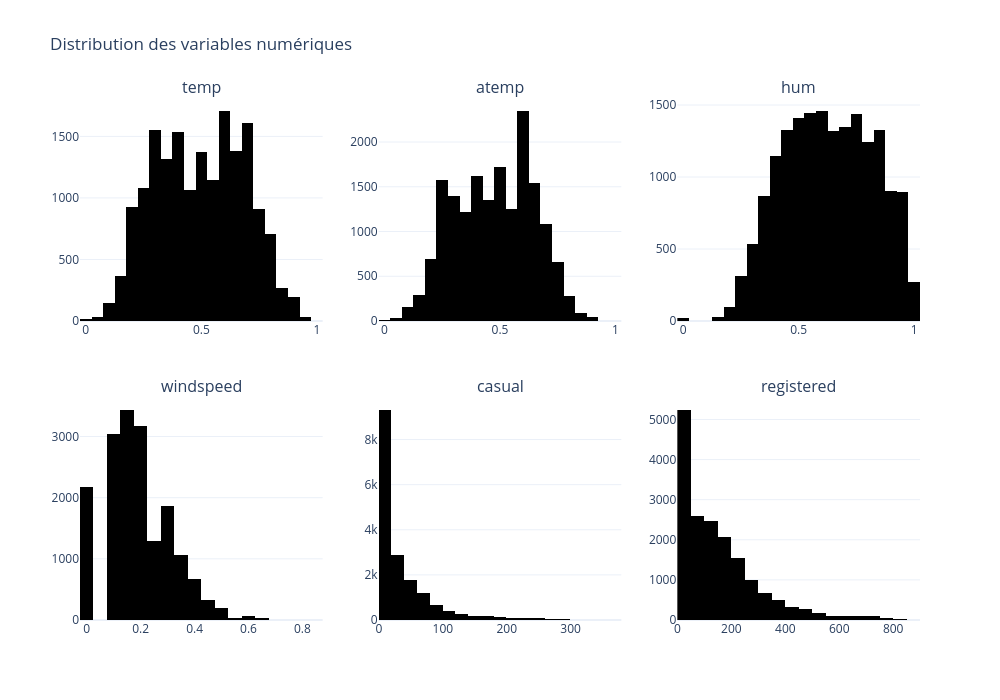

The notebook cell this image was saved under:
### Code cell
# A quoi ressemblent les distributions des variables quantitatives ?
fig = make_subplots(
    rows=2, cols=3, 
    subplot_titles=quanti_cols,
    vertical_spacing=0.15
)
# Histogrammes
for i, col in enumerate(quanti_cols):
    row = i // 3 + 1
    col_idx = i % 3 + 1
    fig.add_trace(
        go.Histogram(x=df[col], name=col, nbinsx=30, marker_color="#000000"),
        row=row, col=col_idx
    )
# Mise à jour du design
fig.update_layout(
    height=700, 
    width=1000, 
    title_text="Distribution des variables numériques",
    showlegend=False,
    template="plotly_white"
)
fig.show()

### Figure 1 — Plotly figure (JSON) as saved in the notebook; plotly's stock layout.template omitted (floating-point values rounded to 4 significant figures; data arrays with more than 128 entries replaced by an {"elided": "..."} marker saying what was removed)
{"data": [{"marker": {"color": "#000000"}, "name": "temp", "nbinsx": 30, "type": "histogram", "x": {"elided": "17379 float values"}, "xaxis": "x", "yaxis": "y"}, {"marker": {"color": "#000000"}, "name": "atemp", "nbinsx": 30, "type": "histogram", "x": {"elided": "17379 float values"}, "xaxis": "x2", "yaxis": "y2"}, {"marker": {"color": "#000000"}, "name": "hum", "nbinsx": 30, "type": "histogram", "x": {"elided": "17379 float values"}, "xaxis": "x3", "yaxis": "y3"}, {"marker": {"color": "#000000"}, "name": "windspeed", "nbinsx": 30, "type": "histogram", "x": {"elided": "17379 float values"}, "xaxis": "x4", "yaxis": "y4"}, {"marker": {"color": "#000000"}, "name": "casual", "nbinsx": 30, "type": "histogram", "x": {"elided": "17379 int values"}, "xaxis": "x5", "yaxis": "y5"}, {"marker": {"color": "#000000"}, "name": "registered", "nbinsx": 30, "type": "histogram", "x": {"elided": "17379 int values"}, "xaxis": "x6", "yaxis": "y6"}], "layout": {"annotations": [{"font": {"size": 16}, "showarrow": false, "text": "temp", "x": 0.1444, "xanchor": "center", "xref": "paper", "y": 1, "yanchor": "bottom", "yref": "paper"}, {"font": {"size": 16}, "showarrow": false, "text": "atemp", "x": 0.5, "xanchor": "center", "xref": "paper", "y": 1, "yanchor": "bottom", "yref": "paper"}, {"font": {"size": 16}, "showarrow": false, "text": "hum", "x": 0.8556, "xanchor": "center", "xref": "paper", "y": 1, "yanchor": "bottom", "yref": "paper"}, {"font": {"size": 16}, "showarrow": false, "text": "windspeed", "x": 0.1444, "xanchor": "center", "xref": "paper", "y": 0.425, "yanchor": "bottom", "yref": "paper"}, {"font": {"size": 16}, "showarrow": false, "text": "casual", "x": 0.5, "xanchor": "center", "xref": "paper", "y": 0.425, "yanchor": "bottom", "yref": "paper"}, {"font": {"size": 16}, "showarrow": false, "text": "registered", "x": 0.8556, "xanchor": "center", "xref": "paper", "y": 0.425, "yanchor": "bottom", "yref": "paper"}], "height": 700, "showlegend": false, "title": {"text": "Distribution des variables numériques"}, "width": 1000, "xaxis": {"anchor": "y", "domain": [0, 0.2889]}, "xaxis2": {"anchor": "y2", "domain": [0.3556, 0.6444]}, "xaxis3": {"anchor": "y3", "domain": [0.7111, 1]}, "xaxis4": {"anchor": "y4", "domain": [0, 0.2889]}, "xaxis5": {"anchor": "y5", "domain": [0.3556, 0.6444]}, "xaxis6": {"anchor": "y6", "domain": [0.7111, 1]}, "yaxis": {"anchor": "x", "domain": [0.575, 1]}, "yaxis2": {"anchor": "x2", "domain": [0.575, 1]}, "yaxis3": {"anchor": "x3", "domain": [0.575, 1]}, "yaxis4": {"anchor": "x4", "domain": [0, 0.425]}, "yaxis5": {"anchor": "x5", "domain": [0, 0.425]}, "yaxis6": {"anchor": "x6", "domain": [0, 0.425]}}}
